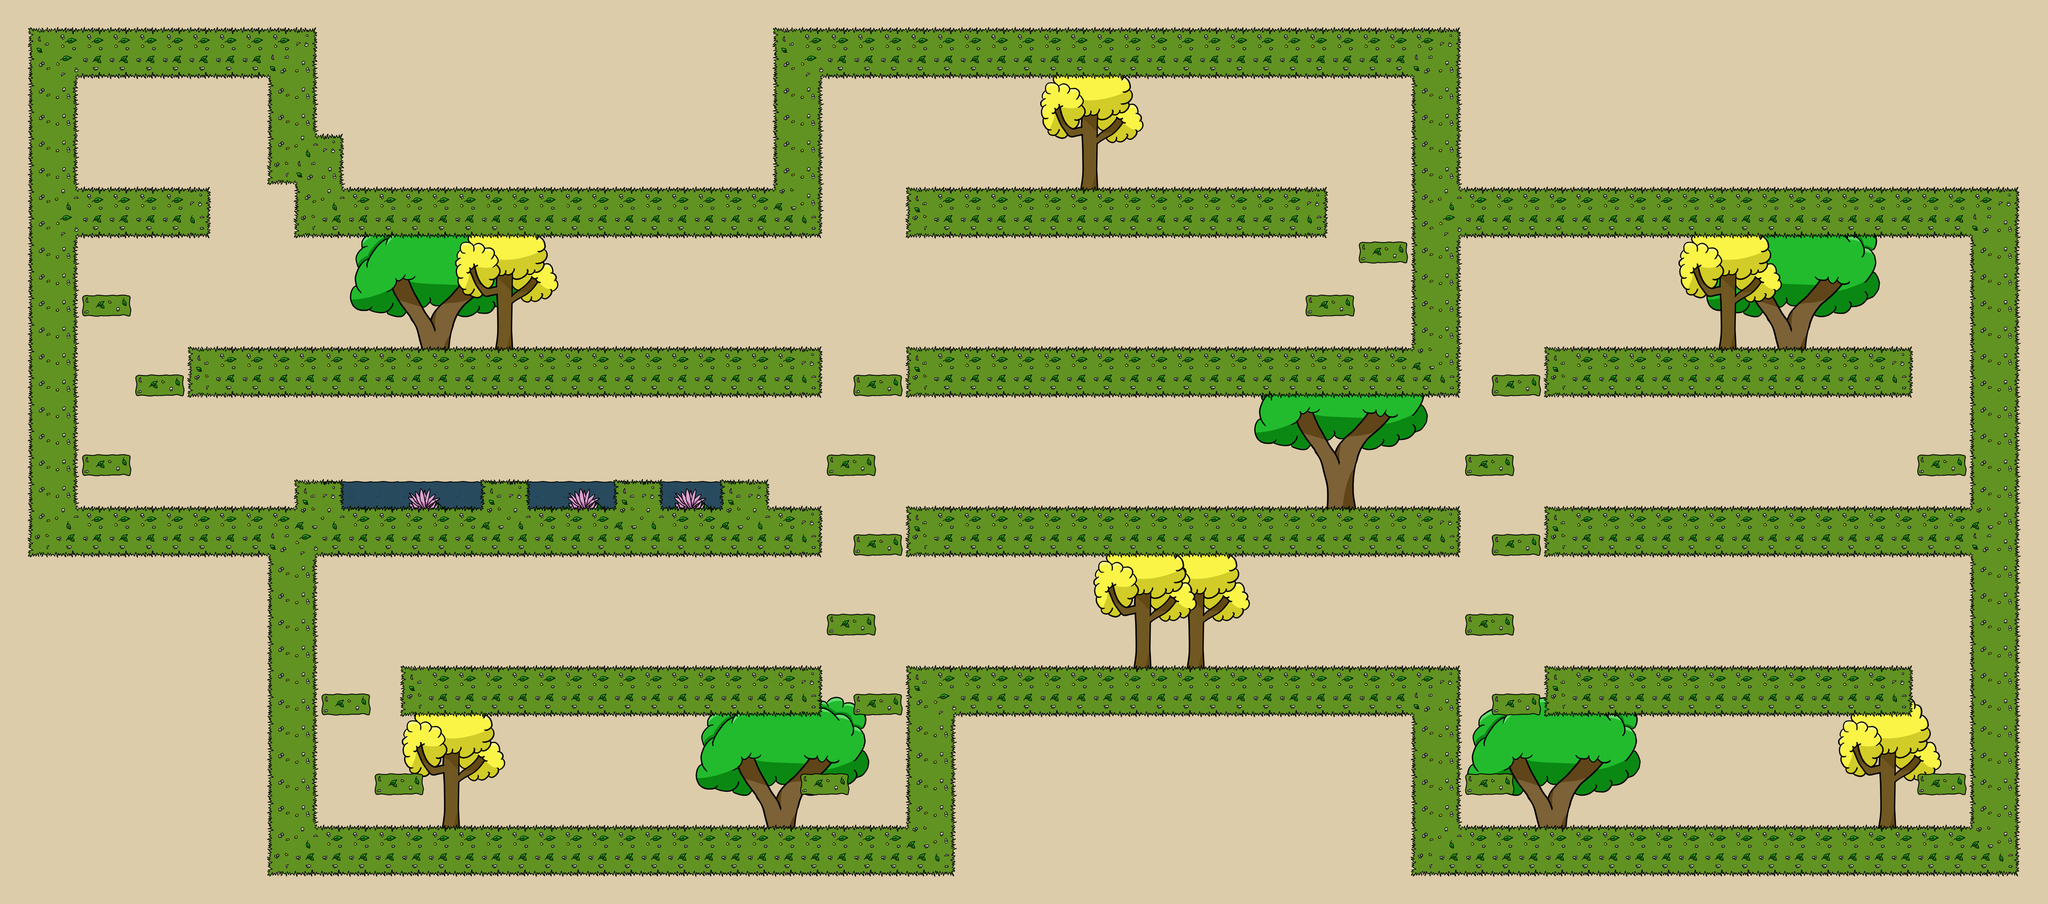

This is a level from a 2D game, rendered from its Tiled map with the project's own tilesets. A one-line summary and the map file follow, with tile-layer data summarised:
An orthogonal 77x34 tile map with 64x64 px tiles, 4 tile layers (a, e_01, e_02, g), 2 tilesets and 184 objects (101x 1, 64x 0, 5x 6, 5x 3, 3x 2, ...).

<map version="1.0" orientation="orthogonal" width="77" height="34" tilewidth="64" tileheight="64" backgroundcolor="#ddccaa">
 <properties>
  <property name="RGB" value="221,204,170" />
 </properties>
 <tileset firstgid="1" name="pack" tilewidth="64" tileheight="64" spacing="2" margin="2">
  <image source="pack_04.png" width="860" height="200" />
 </tileset>
 <tileset firstgid="40" name="pack_e" tilewidth="64" tileheight="64">
  <image source="pack_e_04.png" width="768" height="768" />
 </tileset>
 <layer name="a" width="77" height="34">
  <data>[2618 cells, 32 non-empty, 2 distinct tile ids]</data>
 </layer>
 <layer name="e_01" width="77" height="34">
  <data>[2618 cells, 312 non-empty, 83 distinct tile ids]</data>
 </layer>
 <layer name="e_02" width="77" height="34">
  <data>[2618 cells, 140 non-empty, 28 distinct tile ids]</data>
 </layer>
 <layer name="g" width="77" height="34">
  <data>[2618 cells, 850 non-empty, 14 distinct tile ids]</data>
 </layer>
 <objectgroup name="border" width="77" height="34">
  <object x="167" y="400">
   <polyline points="326,72 328,158 0,158 -1,838 556,838 556,772 645,773 647,839 1008,836 1008,775 1092,773 1092,835 1324,837 1323,776 1413,779 1416,835 1585,835 1584,775 1669,776 1672,833 1797,832 1799,920 579,927 579,1605 2033,1608 2036,1225 3327,1223 3332,1608 4592,1609 4589,921 3572,921 3572,841 4591,840 4587,144 3333,149 3333,532 2036,535 2035,457 3245,457 3247,-231 1795,-233 1793,148 559,155 559,28 492,28 493,-234 -1,-234 3,72 324,72" />
  </object>
  <object type="1" x="206" y="719">
   <polyline points="0,-1 0,36" />
  </object>
  <object type="0" x="207" y="715">
   <polyline points="3,2 96,2" />
  </object>
  <object type="0" x="207" y="753">
   <polyline points="3,2 96,2" />
  </object>
  <object type="1" x="306" y="719">
   <polyline points="0,-1 0,36" />
  </object>
  <object type="1" x="333" y="910">
   <polyline points="0,-1 0,36" />
  </object>
  <object type="0" x="334" y="906">
   <polyline points="3,2 96,2" />
  </object>
  <object type="0" x="334" y="944">
   <polyline points="3,2 96,2" />
  </object>
  <object type="1" x="433" y="910">
   <polyline points="0,-1 0,36" />
  </object>
  <object type="1" x="204" y="1102">
   <polyline points="0,-1 0,36" />
  </object>
  <object type="0" x="205" y="1098">
   <polyline points="3,2 96,2" />
  </object>
  <object type="0" x="205" y="1136">
   <polyline points="3,2 96,2" />
  </object>
  <object type="1" x="304" y="1102">
   <polyline points="0,-1 0,36" />
  </object>
  <object type="1" x="1999" y="1103">
   <polyline points="0,-1 0,36" />
  </object>
  <object type="0" x="2000" y="1099">
   <polyline points="3,2 96,2" />
  </object>
  <object type="0" x="2000" y="1137">
   <polyline points="3,2 96,2" />
  </object>
  <object type="1" x="2099" y="1103">
   <polyline points="0,-1 0,36" />
  </object>
  <object type="1" x="2061" y="912">
   <polyline points="0,-1 0,36" />
  </object>
  <object type="0" x="2062" y="908">
   <polyline points="3,2 96,2" />
  </object>
  <object type="0" x="2062" y="946">
   <polyline points="3,2 96,2" />
  </object>
  <object type="1" x="2161" y="912">
   <polyline points="0,-1 0,36" />
  </object>
  <object type="1" x="2062" y="1295">
   <polyline points="0,-1 0,36" />
  </object>
  <object type="0" x="2063" y="1291">
   <polyline points="3,2 96,2" />
  </object>
  <object type="0" x="2063" y="1329">
   <polyline points="3,2 96,2" />
  </object>
  <object type="1" x="2162" y="1295">
   <polyline points="0,-1 0,36" />
  </object>
  <object type="1" x="1997" y="1486">
   <polyline points="0,-1 0,36" />
  </object>
  <object type="0" x="1998" y="1482">
   <polyline points="3,2 96,2" />
  </object>
  <object type="0" x="1998" y="1520">
   <polyline points="3,2 96,2" />
  </object>
  <object type="1" x="2097" y="1486">
   <polyline points="0,-1 0,36" />
  </object>
  <object type="1" x="2060" y="1677">
   <polyline points="0,-1 0,36" />
  </object>
  <object type="0" x="2061" y="1673">
   <polyline points="3,2 96,2" />
  </object>
  <object type="0" x="2061" y="1711">
   <polyline points="3,2 96,2" />
  </object>
  <object type="1" x="2160" y="1677">
   <polyline points="0,-1 0,36" />
  </object>
  <object type="1" x="1934" y="1872">
   <polyline points="0,-1 0,36" />
  </object>
  <object type="0" x="1935" y="1868">
   <polyline points="3,2 96,2" />
  </object>
  <object type="0" x="1935" y="1906">
   <polyline points="3,2 96,2" />
  </object>
  <object type="1" x="2034" y="1872">
   <polyline points="0,-1 0,36" />
  </object>
  <object type="1" x="908" y="1872">
   <polyline points="0,-1 0,36" />
  </object>
  <object type="0" x="909" y="1868">
   <polyline points="3,2 96,2" />
  </object>
  <object type="0" x="909" y="1906">
   <polyline points="3,2 96,2" />
  </object>
  <object type="1" x="1008" y="1872">
   <polyline points="0,-1 0,36" />
  </object>
  <object type="1" x="779" y="1678">
   <polyline points="0,-1 0,36" />
  </object>
  <object type="0" x="780" y="1674">
   <polyline points="3,2 96,2" />
  </object>
  <object type="0" x="780" y="1712">
   <polyline points="3,2 96,2" />
  </object>
  <object type="1" x="879" y="1678">
   <polyline points="0,-1 0,36" />
  </object>
  <object type="1" x="3278" y="590">
   <polyline points="0,-1 0,36" />
  </object>
  <object type="0" x="3279" y="624">
   <polyline points="3,2 96,2" />
  </object>
  <object type="0" x="3279" y="586">
   <polyline points="3,2 96,2" />
  </object>
  <object type="1" x="3378" y="590">
   <polyline points="0,-1 0,36" />
  </object>
  <object type="0" x="3152" y="753">
   <polyline points="3,2 96,2" />
  </object>
  <object type="1" x="3151" y="719">
   <polyline points="0,-1 0,36" />
  </object>
  <object type="0" x="3152" y="715">
   <polyline points="3,2 96,2" />
  </object>
  <object type="1" x="3251" y="719">
   <polyline points="0,-1 0,36" />
  </object>
  <object type="0" x="3597" y="945">
   <polyline points="3,2 96,2" />
  </object>
  <object type="1" x="3596" y="911">
   <polyline points="0,-1 0,36" />
  </object>
  <object type="0" x="3597" y="907">
   <polyline points="3,2 96,2" />
  </object>
  <object type="1" x="3696" y="911">
   <polyline points="0,-1 0,36" />
  </object>
  <object type="1" x="3535" y="1106">
   <polyline points="0,-1 0,36" />
  </object>
  <object type="0" x="3536" y="1102">
   <polyline points="3,2 96,2" />
  </object>
  <object type="0" x="3536" y="1140">
   <polyline points="3,2 96,2" />
  </object>
  <object type="1" x="3635" y="1106">
   <polyline points="0,-1 0,36" />
  </object>
  <object type="1" x="3598" y="1294">
   <polyline points="0,-1 0,36" />
  </object>
  <object type="0" x="3599" y="1290">
   <polyline points="3,2 96,2" />
  </object>
  <object type="0" x="3599" y="1328">
   <polyline points="3,2 96,2" />
  </object>
  <object type="1" x="3698" y="1294">
   <polyline points="0,-1 0,36" />
  </object>
  <object type="1" x="3532" y="1487">
   <polyline points="0,-1 0,36" />
  </object>
  <object type="0" x="3533" y="1483">
   <polyline points="3,2 96,2" />
  </object>
  <object type="0" x="3533" y="1521">
   <polyline points="3,2 96,2" />
  </object>
  <object type="1" x="3632" y="1487">
   <polyline points="0,-1 0,36" />
  </object>
  </objectgroup>
 <objectgroup name="water" width="77" height="34">
  <!-- 3 objects omitted --></objectgroup>
 <objectgroup name="player" width="77" height="34">
  <!-- 1 objects omitted --></objectgroup>
 <objectgroup name="logic" width="77" height="34">
  <!-- 41 objects omitted --></objectgroup>
 <objectgroup name="end" width="77" height="34">
  <!-- 1 objects omitted --></objectgroup>
 <objectgroup name="enemies" width="77" height="34">
  <!-- 25 objects omitted --></objectgroup>
 <objectgroup name="info" width="77" height="34">
  <!-- 4 objects omitted --></objectgroup>
</map>
<!-- 115 of 184 objects omitted -->
